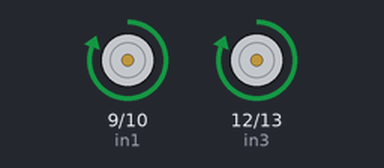
Recording of a sketch running on a simulated Arduino Uno, built with avr-gcc and run on an emulated ATmega328P. On the bench: motor-driver pin pairs drawn as motors (green arrow = first pin HIGH = forward, orange = second pin HIGH = backward, longer = more drive, scaled by the enable pin).

Above: at 1.0 s.
At 4.5 s:
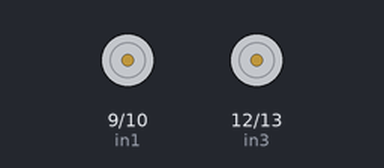
At 19.2 s:
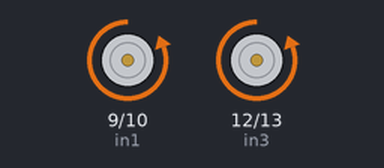
Timing chart, 0 to 21.1 s (numbered marks = the images above):
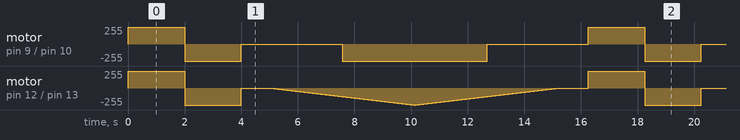

Measured:
- by itself, motor on pin 9 (in1) / pin 10 (in2): repeats every 16.3 s: backward 255/255 2.0 s, stopped 3.6 s, backward 255/255 5.1 s, stopped 3.6 s, forward 255/255 2.0 s

The sketch:

MotorSpeedTest.ino
```cpp
// Motor A connections
int enA = 8;
int in1 = 9;
int in2 = 10;
// Motor B connections
int enB = 11;
int in3 = 12;
int in4 = 13;

void setup() {
  // Set all the motor control pins to outputs
  pinMode(enA, OUTPUT);
  pinMode(enB, OUTPUT);
  pinMode(in1, OUTPUT);
  pinMode(in2, OUTPUT);
  pinMode(in3, OUTPUT);
  pinMode(in4, OUTPUT);

  // Turn off motors - Initial state
  digitalWrite(in1, LOW);
  digitalWrite(in2, LOW);
  digitalWrite(in3, LOW);
  digitalWrite(in4, LOW);
}

void loop() {
  directionControl();
  delay(1000);
  speedControl();
  delay(1000);
}

// This function lets you control spinning direction of motors
void directionControl() {
  // Set motors to maximum speed
  // For PWM maximum possible values are 0 to 255
  analogWrite(enA, 255);
  analogWrite(enB, 255);

  // Turn on motor A & B
  digitalWrite(in1, HIGH);
  digitalWrite(in2, LOW);
  digitalWrite(in3, HIGH);
  digitalWrite(in4, LOW);
  delay(2000);

  // Now change motor directions
  digitalWrite(in1, LOW);
  digitalWrite(in2, HIGH);
  digitalWrite(in3, LOW);
  digitalWrite(in4, HIGH);
  delay(2000);

  // Turn off motors
  digitalWrite(in1, LOW);
  digitalWrite(in2, LOW);
  digitalWrite(in3, LOW);
  digitalWrite(in4, LOW);
}

// This function lets you control speed of the motors
void speedControl() {
  // Turn on motors
  digitalWrite(in1, LOW);
  digitalWrite(in2, HIGH);
  digitalWrite(in3, LOW);
  digitalWrite(in4, HIGH);

  // Accelerate from zero to maximum speed
  for (int i = 0; i < 256; i++) {
    analogWrite(enA, i);
    analogWrite(enB, i);
    delay(20);
  }

  // Decelerate from maximum speed to zero
  for (int i = 255; i >= 0; --i) {
    analogWrite(enA, i);
    analogWrite(enB, i);
    delay(20);
  }

  // Now turn off motors
  digitalWrite(in1, LOW);
  digitalWrite(in2, LOW);
  digitalWrite(in3, LOW);
  digitalWrite(in4, LOW);
}
```
